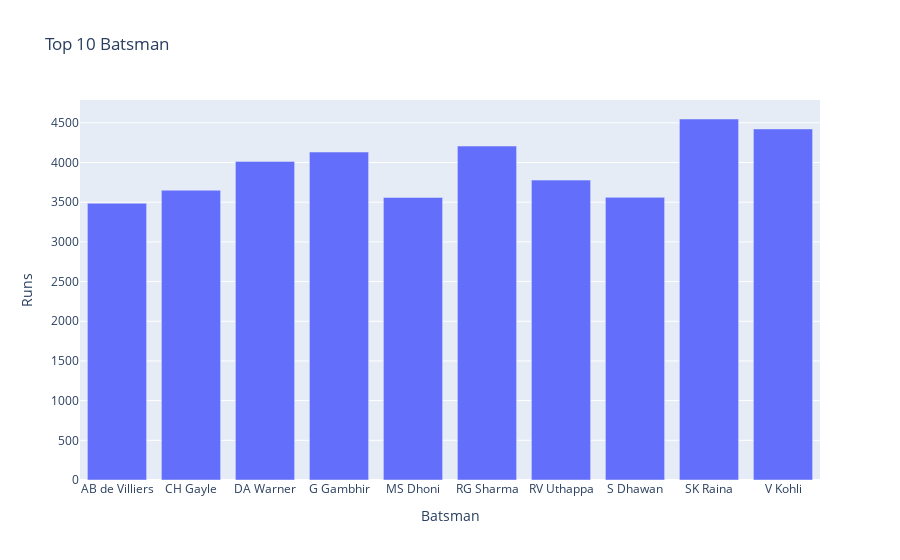

The code cell stored with this chart in its notebook:
### Code cell
# plot Bar Graph
trace = go.Bar(x=top10_score['batsman'], 
               y=top10_score['batsman_runs'])

data = [trace]

layout = go.Layout(title='Top 10 Batsman', 
                   xaxis={'title':'Batsman'}, 
                   yaxis={'title':'Runs'})

fig = go.Figure(data, layout)

fig.show()

### Figure 1 — Plotly figure (JSON) as saved in the notebook; plotly's stock layout.template omitted (floating-point values rounded to 4 significant figures)
{"data": [{"type": "bar", "x": ["AB de Villiers", "CH Gayle", "DA Warner", "G Gambhir", "MS Dhoni", "RG Sharma", "RV Uthappa", "S Dhawan", "SK Raina", "V Kohli"], "y": [3486, 3651, 4014, 4132, 3560, 4207, 3778, 3561, 4548, 4423]}], "layout": {"title": {"text": "Top 10 Batsman"}, "xaxis": {"title": {"text": "Batsman"}}, "yaxis": {"title": {"text": "Runs"}}}}
